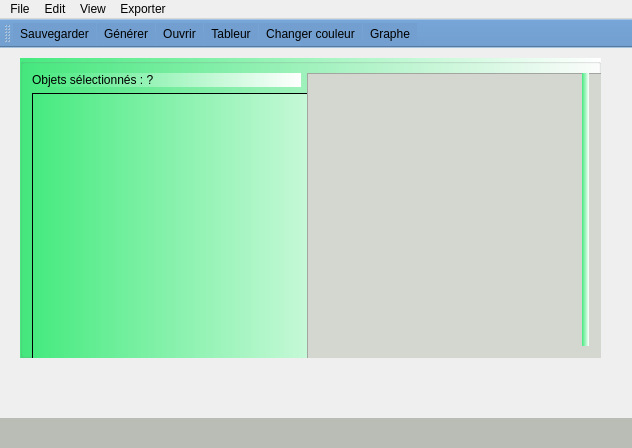
<?xml version="1.0" encoding="UTF-8"?>
<ui version="4.0">
 <class>MainWindow</class>
 <widget class="QMainWindow" name="MainWindow">
  <property name="geometry">
   <rect>
    <x>0</x>
    <y>0</y>
    <width>632</width>
    <height>448</height>
   </rect>
  </property>
  <property name="focusPolicy">
   <enum>Qt::NoFocus</enum>
  </property>
  <property name="windowTitle">
   <string>MainWindow</string>
  </property>
  <property name="styleSheet">
   <string notr="true"/>
  </property>
  <widget class="QWidget" name="centralwidget">
   <property name="styleSheet">
    <string notr="true"/>
   </property>
   <widget class="QGroupBox" name="groupBox">
    <property name="geometry">
     <rect>
      <x>20</x>
      <y>10</y>
      <width>581</width>
      <height>300</height>
     </rect>
    </property>
    <property name="styleSheet">
     <string notr="true">border-color: rgb(92, 53, 102);
background-color: qlineargradient(spread:pad, x1:0, y1:0, x2:1, y2:0, stop:0 rgba(70, 234, 127, 255), stop:1 rgba(255, 255, 255, 255));</string>
    </property>
    <property name="title">
     <string/>
    </property>
    <property name="flat">
     <bool>false</bool>
    </property>
    <layout class="QHBoxLayout" name="horizontalLayout" stretch="0,0,0">
     <property name="spacing">
      <number>6</number>
     </property>
     <property name="topMargin">
      <number>9</number>
     </property>
     <property name="bottomMargin">
      <number>9</number>
     </property>
     <item>
      <layout class="QVBoxLayout" name="TabulareViewLayout">
       <item>
        <widget class="QLabel" name="selectedObjLabel">
         <property name="styleSheet">
          <string notr="true">border-color: rgb(117, 80, 123);</string>
         </property>
         <property name="text">
          <string>Objets sélectionnés : ?</string>
         </property>
        </widget>
       </item>
       <item>
        <layout class="QHBoxLayout" name="horizontalLayout_2"/>
       </item>
       <item>
        <widget class="QTableView" name="tableView">
         <property name="minimumSize">
          <size>
           <width>400</width>
           <height>400</height>
          </size>
         </property>
         <property name="styleSheet">
          <string notr="true">border-color: rgb(114, 159, 207);
color: rgb(85, 87, 83);</string>
         </property>
        </widget>
       </item>
      </layout>
     </item>
     <item>
      <widget class="GraphView" name="graphicsView">
       <property name="minimumSize">
        <size>
         <width>400</width>
         <height>400</height>
        </size>
       </property>
       <property name="styleSheet">
        <string notr="true">border-color: rgb(138, 226, 52);
color: rgb(239, 41, 41);
background-color: rgb(211, 215, 207);</string>
       </property>
      </widget>
     </item>
     <item>
      <widget class="QLabel" name="label">
       <property name="text">
        <string/>
       </property>
      </widget>
     </item>
    </layout>
   </widget>
  </widget>
  <widget class="QMenuBar" name="menubar">
   <property name="geometry">
    <rect>
     <x>0</x>
     <y>0</y>
     <width>632</width>
     <height>22</height>
    </rect>
   </property>
   <property name="styleSheet">
    <string notr="true">gridline-color: rgb(138, 226, 52);
font: 57 italic 11pt &quot;Ubuntu&quot;;
selection-background-color: rgb(252, 233, 79);</string>
   </property>
   <widget class="QMenu" name="menuFile">
    <property name="title">
     <string>File</string>
    </property>
    <addaction name="actionGenerate"/>
    <addaction name="actionOpen"/>
    <addaction name="actionExit"/>
   </widget>
   <widget class="QMenu" name="menuEdit">
    <property name="title">
     <string>Edit</string>
    </property>
    <addaction name="actionChanger_couleur"/>
   </widget>
   <widget class="QMenu" name="menuView">
    <property name="title">
     <string>View</string>
    </property>
    <addaction name="actionGlobale"/>
    <addaction name="actionTabulaire"/>
    <addaction name="actionGraphique"/>
    <addaction name="actionPlein_ecran"/>
   </widget>
   <widget class="QMenu" name="menuExporter">
    <property name="title">
     <string>Exporter</string>
    </property>
    <addaction name="actionSaveTableur"/>
    <addaction name="actionGraphe"/>
   </widget>
   <addaction name="menuFile"/>
   <addaction name="menuEdit"/>
   <addaction name="menuView"/>
   <addaction name="menuExporter"/>
  </widget>
  <widget class="QStatusBar" name="statusbar">
   <property name="minimumSize">
    <size>
     <width>100</width>
     <height>30</height>
    </size>
   </property>
   <property name="styleSheet">
    <string notr="true">color: rgb(239, 41, 41);
background-color: rgb(186, 189, 182);</string>
   </property>
  </widget>
  <widget class="QToolBar" name="toolBar_2">
   <property name="windowTitle">
    <string>toolBar_2</string>
   </property>
   <property name="styleSheet">
    <string notr="true">background-color: rgb(114, 159, 207);
selection-background-color: rgb(252, 233, 79);</string>
   </property>
   <attribute name="toolBarArea">
    <enum>TopToolBarArea</enum>
   </attribute>
   <attribute name="toolBarBreak">
    <bool>false</bool>
   </attribute>
   <addaction name="actionGraphe_2"/>
   <addaction name="actionGenerate"/>
   <addaction name="actionOpen"/>
   <addaction name="actionSaveTableur"/>
   <addaction name="actionChanger_couleur"/>
   <addaction name="actionGraphe"/>
  </widget>
  <action name="actionGenerate">
   <property name="icon">
    <iconset resource="ressources.qrc">
     <normaloff>:/images/Icons/New.bmp</normaloff>:/images/Icons/New.bmp</iconset>
   </property>
   <property name="text">
    <string>Générer</string>
   </property>
   <property name="shortcut">
    <string>Ctrl+N</string>
   </property>
  </action>
  <action name="actionOpen">
   <property name="icon">
    <iconset resource="ressources.qrc">
     <normaloff>:/images/Icons/Open.bmp</normaloff>:/images/Icons/Open.bmp</iconset>
   </property>
   <property name="text">
    <string>Ouvrir</string>
   </property>
   <property name="shortcut">
    <string>Ctrl+O</string>
   </property>
  </action>
  <action name="actionExport">
   <property name="icon">
    <iconset>
     <normaloff>../../IHM-MoonProject-master/QT-src/Icons/document_export.png</normaloff>../../IHM-MoonProject-master/QT-src/Icons/document_export.png</iconset>
   </property>
   <property name="text">
    <string>Exporter</string>
   </property>
   <property name="shortcut">
    <string>Ctrl+G</string>
   </property>
  </action>
  <action name="actionExit">
   <property name="icon">
    <iconset resource="ressources.qrc">
     <normaloff>:/images/Icons/cancel.icns</normaloff>:/images/Icons/cancel.icns</iconset>
   </property>
   <property name="text">
    <string>Quitter</string>
   </property>
   <property name="shortcut">
    <string>Ctrl+Q</string>
   </property>
  </action>
  <action name="actionUndo">
   <property name="icon">
    <iconset>
     <normaloff>../../IHM-MoonProject-master/QT-src/Icons/undo.ico</normaloff>../../IHM-MoonProject-master/QT-src/Icons/undo.ico</iconset>
   </property>
   <property name="text">
    <string>Annuler</string>
   </property>
   <property name="shortcut">
    <string>Ctrl+Z</string>
   </property>
  </action>
  <action name="actionRedo">
   <property name="icon">
    <iconset>
     <normaloff>../../IHM-MoonProject-master/QT-src/Icons/redo.ico</normaloff>../../IHM-MoonProject-master/QT-src/Icons/redo.ico</iconset>
   </property>
   <property name="text">
    <string>Rétablir</string>
   </property>
   <property name="shortcut">
    <string>Ctrl+Shift+Z</string>
   </property>
  </action>
  <action name="actionChanger_couleur">
   <property name="icon">
    <iconset resource="ressources.qrc">
     <normaloff>:/images/Icons/Sticky.bmp</normaloff>:/images/Icons/Sticky.bmp</iconset>
   </property>
   <property name="text">
    <string>Changer couleur</string>
   </property>
  </action>
  <action name="actionTabulaire">
   <property name="checkable">
    <bool>true</bool>
   </property>
   <property name="text">
    <string>Tabulaire</string>
   </property>
   <property name="shortcut">
    <string>F4</string>
   </property>
  </action>
  <action name="actionGraphique">
   <property name="checkable">
    <bool>true</bool>
   </property>
   <property name="icon">
    <iconset resource="ressources.qrc">
     <normaloff>:/images/Icons/favicon.ico</normaloff>:/images/Icons/favicon.ico</iconset>
   </property>
   <property name="text">
    <string>Graphique</string>
   </property>
   <property name="shortcut">
    <string>F3</string>
   </property>
  </action>
  <action name="actionGlobale">
   <property name="checkable">
    <bool>true</bool>
   </property>
   <property name="checked">
    <bool>true</bool>
   </property>
   <property name="text">
    <string>Globale</string>
   </property>
   <property name="shortcut">
    <string>F2</string>
   </property>
  </action>
  <action name="actionPlein_ecran">
   <property name="text">
    <string>Plein écran</string>
   </property>
   <property name="shortcut">
    <string>F11</string>
   </property>
  </action>
  <action name="actionSommaire">
   <property name="text">
    <string>Sommaire</string>
   </property>
   <property name="shortcut">
    <string>F1</string>
   </property>
  </action>
  <action name="actionSauvegarder_sous">
   <property name="icon">
    <iconset>
     <normaloff>../../IHM-MoonProject-master/QT-src/Icons/Save.bmp</normaloff>../../IHM-MoonProject-master/QT-src/Icons/Save.bmp</iconset>
   </property>
   <property name="text">
    <string>Sauvegarder sous</string>
   </property>
   <property name="shortcut">
    <string>Ctrl+Shift+S</string>
   </property>
  </action>
  <action name="actionFermer">
   <property name="text">
    <string>Fermer</string>
   </property>
   <property name="shortcut">
    <string>Ctrl+W</string>
   </property>
  </action>
  <action name="actionCopier">
   <property name="icon">
    <iconset>
     <normaloff>../../IHM-MoonProject-master/QT-src/Icons/copy.ico</normaloff>../../IHM-MoonProject-master/QT-src/Icons/copy.ico</iconset>
   </property>
   <property name="text">
    <string>Copier</string>
   </property>
   <property name="shortcut">
    <string>Ctrl+C</string>
   </property>
  </action>
  <action name="actionColler">
   <property name="icon">
    <iconset>
     <normaloff>../../IHM-MoonProject-master/QT-src/Icons/paste.ico</normaloff>../../IHM-MoonProject-master/QT-src/Icons/paste.ico</iconset>
   </property>
   <property name="text">
    <string>Coller</string>
   </property>
   <property name="shortcut">
    <string>Ctrl+V</string>
   </property>
  </action>
  <action name="actionCouper">
   <property name="icon">
    <iconset>
     <normaloff>../../IHM-MoonProject-master/QT-src/Icons/cut.ico</normaloff>../../IHM-MoonProject-master/QT-src/Icons/cut.ico</iconset>
   </property>
   <property name="text">
    <string>Couper</string>
   </property>
   <property name="shortcut">
    <string>Ctrl+X</string>
   </property>
  </action>
  <action name="actionSaveTableur">
   <property name="icon">
    <iconset resource="ressources.qrc">
     <normaloff>:/images/Icons/Highlight.bmp</normaloff>:/images/Icons/Highlight.bmp</iconset>
   </property>
   <property name="text">
    <string>Tableur</string>
   </property>
  </action>
  <action name="actionGraphe">
   <property name="icon">
    <iconset resource="ressources.qrc">
     <normaloff>:/images/Icons/favicon.ico</normaloff>:/images/Icons/favicon.ico</iconset>
   </property>
   <property name="text">
    <string>Graphe</string>
   </property>
  </action>
  <action name="actionGraphe_2">
   <property name="icon">
    <iconset resource="ressources.qrc">
     <normaloff>:/images/Icons/Save.bmp</normaloff>:/images/Icons/Save.bmp</iconset>
   </property>
   <property name="text">
    <string>Sauvegarder</string>
   </property>
   <property name="shortcut">
    <string>Ctrl+S</string>
   </property>
  </action>
 </widget>
 <customwidgets>
  <customwidget>
   <class>GraphView</class>
   <extends>QGraphicsView</extends>
   <header>graphview.h</header>
  </customwidget>
 </customwidgets>
 <resources>
  <include location="ressources.qrc"/>
 </resources>
 <connections/>
</ui>
